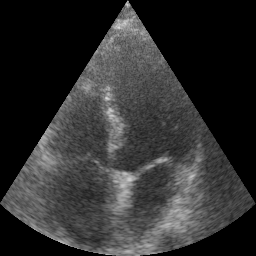
#> input picture echogains2/RePaint/temp/image_dir/000000.png, 256 x 256 px, found by its file name
$ python DepthMaskExample.py
#> lines starting #> are read from the running program, lines starting #| are printed output that depends on the picture; after the words box and inside, x2 and y2 are one past the last pixel; in counts of white or black regions, pixels touching at a corner belong together
import os
from PIL import Image

def duplicate_image(directory, output_directory, num_copies=10):
    for filename in os.listdir(directory):
        if filename.lower().endswith('.png'):
            image_path = os.path.join(directory, filename)
            os.makedirs(os.path.dirname(output_directory), exist_ok=True)
            img = Image.open(image_path)
            for i in range(1, num_copies + 1):
                new_filename = f"{i:06d}.png"
                output_path = os.path.join(output_directory, new_filename)
                img.save(output_path)
                print(f'Copy {i} saved as {output_path}')


def create_mask(image_path, output_path):
    img = Image.open(image_path).convert("L") #if not
    os.makedirs(os.path.dirname(output_path), exist_ok=True)

    img = img.point(lambda p: 255 if p == 0 else 0)
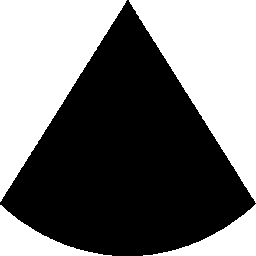
#> img: PIL image 256x256 L; 46% white; 4 white regions, box (x1, y1, x2, y2) and area: (129, 0, 256, 203) 13014, (0, 0, 127, 202) 12930, (143, 204, 256, 256) 2117, (0, 205, 112, 256) 2095
    pixels = img.load()
    width, height = img.size
#> width = 256; height = 256

    for x in range(width):
        lowest_black_pixel = -1
        for y in range(height - 1, -1, -1):
            if pixels[x, y] == 0:
                lowest_black_pixel = y
                break

        if lowest_black_pixel != -1:
            height_to_change = int(0.65 * lowest_black_pixel) #Lower part of image becomes masked
            for y in range(height_to_change):
                pixels[x, y] = 255

    img.save(output_path)
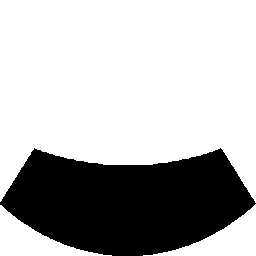
#> saved as 000000.png: PIL image 256x256 L; 70.5% white; 1 black region, box (x1, y1, x2, y2) and area: (0, 148, 256, 256) 19321

if __name__ == '__main__':
    image_datapath = "/home/gillesv/PycharmProjects/repaint_aksel_lenz/RePaint/temp/image_dir/000000.png"

    create_mask(image_datapath, "/home/gillesv/PycharmProjects/repaint_aksel_lenz/RePaint/temp/mask_dir/000000.png")
    duplicate_image("/home/gillesv/PycharmProjects/repaint_aksel_lenz/RePaint/temp/image_dir", "/home/gillesv/PycharmProjects/repaint_aksel_lenz/RePaint/temp/out_dir")
#> in duplicate_image, img is the input picture: PIL image 256x256 RGBA; mean R, G, B, A 46.6, 46.6, 46.6, 255
    #duplicate_image("/home/gillesv/PycharmProjects/repaint_aksel_lenz/RePaint/temp/mask_dir", "/home/gillesv/PycharmProjects/repaint_aksel_lenz/RePaint/temp/out_dir")
